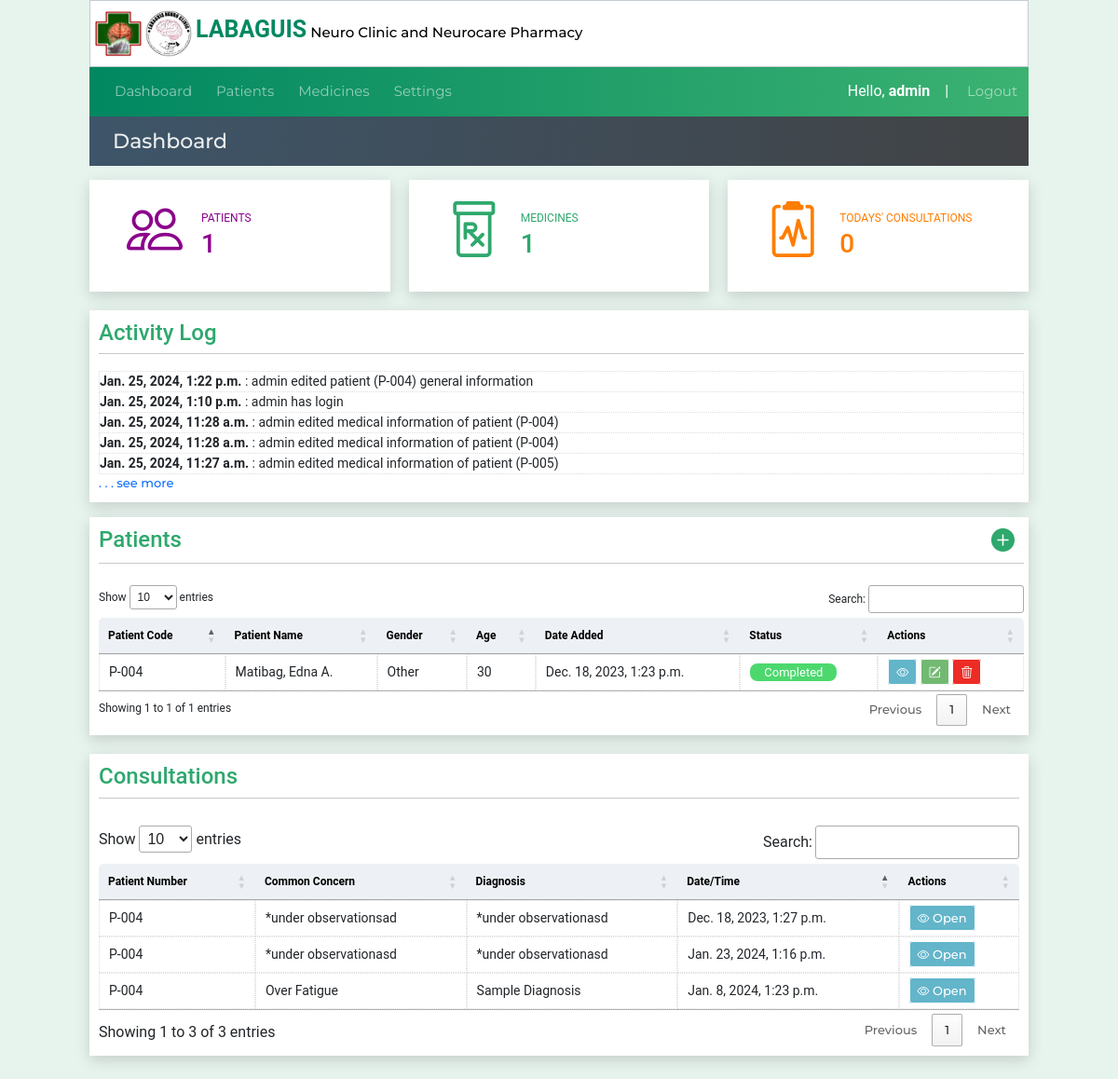
The page /dashboard (signed in) on the database its author committed.
### website/models.py (models this page shows)
class SystemLog(models.Model):
    created_at = models.DateTimeField(auto_now_add=True)
    userLog = models.CharField(max_length=50,null=True, blank=True)
    logMessage = models.CharField(max_length=200,null=True, blank=True)

class Patient(models.Model):
    created_at = models.DateTimeField(auto_now_add=True)
    patient_code=models.CharField(max_length=50)
    first_name = models.CharField(max_length=50)
    middle_name = models.CharField(max_length=50)
    last_name = models.CharField(max_length=50)
    age = models.CharField(max_length=50)
    bday = models.CharField(max_length=50,default='')
    civil_status = models.CharField(max_length=50,default='')
    gender = models.CharField(max_length=50)
    address = models.CharField(max_length=100)
    contact_number = models.CharField(max_length=50)
    srID = models.CharField(max_length=50,null=True, blank=True)
    pwdID = models.CharField(max_length=50,null=True, blank=True)
    nationality = models.CharField(max_length=50,null=True, blank=True)
    def __str__(self):
        return self.patient_code

class Patienthistory(models.Model):
    created_at = models.DateTimeField(auto_now_add=True,null=True, blank=True)
    consultCounter = models.CharField(max_length=50)
    patient_code=models.CharField(max_length=50)
    diagnosis = models.TextField(default="*under observation",max_length=500,null=True, blank=True)
    remarks = models.TextField(default="*under observation",max_length=500,null=True, blank=True)
    objectives = models.TextField(default="*under observation",max_length=500,null=True, blank=True)
    plans_recommendations = models.TextField(default="*under observation",max_length=500,null=True, blank=True)
    bp = models.CharField(max_length=50,null=True, blank=True)
    weight = models.CharField(max_length=50,null=True, blank=True)
    height = models.CharField(max_length=50,null=True, blank=True)
    bodytemp = models.CharField(max_length=50,null=True, blank=True)

### website/views.py (the view)
# urls.py: path('dashboard',views.dashboard, name='dashboard'),
@login_required(login_url="loginuser")
def dashboard(request):
    systemlogdata = SystemLog.objects.all().order_by('-id')[:5]
    consultationtable = Patienthistory.objects.all()
    patientcount=Patient.objects.all().count()
    medicinecount= Medicinelist.objects.all().count()
    consultationscount= len(Patienthistory.objects.filter(created_at__contains=datetime.now().date()))
    patientsdata =  Patient.objects.all()
    status=[]
    for pd in patientsdata:
        data = Patienthistory.objects.filter(patient_code=pd)
        for n in range(len(data)):
            if data[n].diagnosis=='*under observation' or data[n].plans_recommendations=='None' or data[n].objectives=='*None' :
               data_status = 'Pending'
               break
            else:
               data_status = 'Completed'
        status.append(data_status)
    context = {"consultationtable":consultationtable,
               'patientsdata': Patient.objects.all(),
               'patientcount':patientcount,
               'medicinecount':medicinecount,
               'consultationscount':consultationscount,
               'status':status,
               'systemlogdata':systemlogdata,
               }
    return render(request, 'dashboard.html',context)

### website/templatetags/custom_tags.py (called while the page is built)
@register.simple_tag
def getPatientID(pCode):
    patientID = Patient.objects.get(patient_code=pCode)
    return patientID.id

### website/templates/dashboard.html (shortened to what this page needs)
{% extends 'index.html' %}
{% load custom_tags %}
{% block pagetitle %} Dashboard{% endblock pagetitle%}
{% block content%}
<div class="dashboard-row2">
    <div< class="dashboard-patient">
        <h5><i class="bi patienticon bi-people"></i></h5>
        <div class="mt-2">
            <span style="font-size: 12px">PATIENTS</span>
            <h3>{{patientcount}}</h3>
        </div>
    </div<>
    <div< class="dashboard-medicines">
        <h5><i class="bi patienticon bi-prescription"></i></h5>
        <div class="mt-2">
            <span style="font-size: 12px">MEDICINES</span>
            <h3>{{medicinecount}}</h3>
        </div>
    </div<>
    <div< class="dashboard-consultations">
        <h4><i class="bi patienticon bi-clipboard2-pulse"></i></h4>
        <div class="mt-2">
            <span style="font-size: 12px">TODAYS' CONSULTATIONS</span>
            <h3>{{consultationscount}}</h3>
        </div>
    </div<>
</div>
<div class="container4 mb-3">
    <div class="table-box2">
        <div class="adds">
            <h4 style="color:#2ea86d;padding-top:10px;">Activity Log &nbsp&nbsp&nbsp</h4>
        </div>
        <hr><br>
           <table id="consultation-tablse" class="">
            {% for syslog in systemlogdata %}
            <tr>
                <td><b>{{syslog.created_at}}</b>   : {{syslog.userLog}} {{syslog.logMessage}}</td>
            </tr>
            {% endfor %}
        </table>
        <tr><a href="#" class="link-primary"> . . . see more</a></tr>
    </div>
</div>
<div class="container4">
    <div class="table-box2">
        <div class="adds">
            <h4 style="color:#2ea86d;padding-top:10px;">Patients &nbsp&nbsp&nbsp</h4>
            <h4 style="color:#2ea86d;padding-top:10px;padding-right:10px;"><a id="addpatients"
                    href="{% url "patientlist" %}"><i class="bi bi-plus-circle-fill"></i></a></h4>
        </div>
        <hr><br>
        {% include 'patientstable.html' %}
    </div>
</div>
<div class="dashboard-row">
    <div class="dashboard-tblconsultations">
        <h4 style="color:#2ea86d">Consultations</h4>
        <hr><br>
        <table id="consultation-table" class="patient-table table-striped content-table">
            <thead class="table-success">
                <th>Patient Number</th>
                <th>Common Concern</th>
                <th>Diagnosis</th>
                <th>Date/Time</th>
                <th>Actions</th>
            </thead>
            {% for x in consultationtable %}
            <tr>
                <td>{{x.patient_code}}</td>
                <td>{{x.remarks}}</td>
                <td>{{x.diagnosis}}</td>
                <td>{{x.created_at}}</td>
                <td>
                    {% getPatientID x.patient_code as pcodes %}
                    <a href="{% url "patientmedinfo_geninfo" pcodes x.id%}" id="link-view"><i class="bi bi-eye"></i>
                        Open</a>
                </td>
            </tr>
            {% endfor %}
        </table>
    </div>
</div>
    {%endblock%}

### website/templates/navbar.html (shortened to what this page needs)
<div class="header-main5" style="z-index: 2;">
    <nav class="navbar navbar-dark navbar-expand-md ">
        <div class="container-fluid" >
          <div class="collapse navbar-collapse" id="navbarNav">
            <ul class="navbar-nav">
              <li class="nav-item ">
                <a class="nav-link " aria-current="page" href="{% url "dashboard" %}">Dashboard</a>
              </li>
              <li class="nav-item">
                <a class="nav-link " href="{% url "patienttable" %}">Patients</a>
              </li>
              <li class="nav-item">
                <a class="nav-link" href="{% url "medications" %}">Medicines</a>
              </li>
              <li class="nav-item">
                <a class="nav-link" href="{% url "medicationsettings" %}">Settings</a>
              </li>
            </ul>
          </div>
          Hello,&nbsp <b>{{request.user}}</b> &nbsp &nbsp | &nbsp
        </div>
        <a class="nav-item nav-link navbar-nav" style="margin-right:10px;" href="{% url "logoutuser" %}">Logout</a>
      </nav>
</div>

### website/templates/patientstable.html
    <table id="patienttable" class="patient-tables content-table">
      <thead >
        <th>Patient Code</th>
        <th>Patient Name</th>
        <th>Gender</th>
        <th>Age</th>
        <th>Date Added</th>
        <th>Status</th>
        <th>Actions</th>
      </thead>
      <tbody>
        {% for x in patientsdata %}
        {% for y in status  %}
        {% if forloop.counter == forloop.parentloop.counter %}
        <tr>
          <td>{{x.patient_code}}</td>
          <td>{{x.last_name}}, {{x.first_name}} {{x.middle_name.0}}.</td>
          <td>{{x.gender}}</td>
          <td>{{x.age}}</td>
          <td>{{x.created_at}}</td>
        {% if y == "Completed" %}
          <td><span id="completed">{{y}}</span></td>
        {% elif y == "Pending" %}
          <td><span id="pending">{{y}}</span></td>
        {% endif %}
          <td>
            <a href="{% url 'patientinfo' x.id %}" id="link-view"><i class="bi bi-eye"></i></a>
            <a href="{% url 'editpatient' x.id %}" id="link-edit"><i class="bi bi-pencil-square"></i></a>
            <a href="{% url 'deletepatient' x.id %}" id="link-delete"><i class="bi bi-trash3"></i></a>
          </td>
        </tr>
        {% endif %}
        {% endfor %}  {% endfor %}
      </tbody>
    </table>

### website/static/style.css (style rules this page uses)
* { box-sizing:border-box; margin: 0; padding: 0; font-family: 'Roboto', sans-serif; }
body { background-color: #e7f3ed; }
header li,a,strong, button { font-family: 'Montserrat', sans-serif; font-weight: 500; font-size: 13px; color: #edf0f1; text-decoration: none; padding: 0px 0px; margin: 0px 0px; }
.nav-link { font-size: 15px; }
.container4 { height: 100%; margin-top: 0px; width: 100%; background-color: white; box-shadow: 0 5px 15px 0 #00000026; }
.left-menu lu,li { font-size: 5px; text-decoration: none; color: black; padding: 5px; list-style: none; margin: 0; }
.table-box2 { margin: 0; padding: 0 5px 10px 10px; background-color: white; height: auto; width: 100%; font-size: 12px; }
table { width: 100%; }
th { padding: 10px; font-size: 12px; color: black; background-color: #b4c3d33c; }
tr { font-size: 14px; }
td { border: 1px dotted #ddd; width: auto; }
#link-view { color: white; border: 1px solid white; padding: 5px 8px; background-color: #0087a99c; border-radius: 3px; }
#link-edit { color: white; border: 1px solid white; padding: 5px 8px; background-color:rgba(0, 128, 0, 0.553); border-radius: 3px; }
#link-delete { color: white; border: 1px solid white; padding: 5px 8px; background-color:rgba(235, 18, 11, 0.89); border-radius: 3px; }
hr { margin: 0; padding: 0; }
.header-main5 { height: 100%; margin: 0px 8%; background-color: #80c3e3; background: rgb(1,136,97); background: linear-gradient(90deg, rgba(1,136,97,1) 0%, rgba(31,157,105,1) 50%, rgba(59,178,113,1) 100%); color: white; }
.navbar { padding: 2px; }
.dashboard-patient { font-family: Verdana; background-color: white; width: 100%; padding: 20px; display: inline-flex; color: darkmagenta; box-shadow: 0 5px 15px 0 #00000026; margin-right: 20px; }
.dashboard-medicines { font-family: Verdana; background-color: white; width: 100%; padding: 20px; display: inline-flex; color: #2ea86d; box-shadow: 0 5px 15px 0 #00000026; }
.dashboard-consultations { font-family: Verdana; background-color: white; width: 100%; padding: 20px; display: inline-flex; color: #ff7d00; box-shadow: 0 5px 15px 0 #00000026; margin-left: 20px; }
.patienticon { font-family:Tahoma; font-size: 60px; margin: 20px; }
.dashboard-row { width: 100%; display: inline-flex; margin: 20px 0; }
.dashboard-row2 { width: 100%; display: inline-flex; margin:10px 0 20px 0; }
.dashboard-tblconsultations { font-family: Verdana; background-color: white; width: 100%; padding: 10px; box-shadow: 0 5px 15px 0 #00000026; }
#consultation-table { font-size: 12px; }
.adds { display: flex; justify-content: space-between; }
#addpatients { font-size: 25px; color: #2ea86d; }
.reg-rows label,span,p,ul,li { font-size: 15px; }
.content-table { border-collapse: collapse; margin: 25px 0; font-size: 0.9em; min-width: 400px; border-radius: 5px 5px 0 0; overflow: hidden; }
#completed { padding: 2px 15px; background-color: #4dd86e; color: white; font-size: 13px; border-radius: 8px; }

### rows shown on the page
SystemLog: created_at "Jan. 25, 2024, 1:22 p.m.", userLog "admin", logMessage "edited patient (P-004) general information"
SystemLog: created_at "Jan. 25, 2024, 1:10 p.m.", userLog "admin", logMessage "has login"
SystemLog: created_at "Jan. 25, 2024, 11:28 a.m.", userLog "admin", logMessage "edited medical information of patient (P-004)"
SystemLog: created_at "Jan. 25, 2024, 11:28 a.m.", userLog "admin", logMessage "edited medical information of patient (P-004)"
SystemLog: created_at "Jan. 25, 2024, 11:27 a.m.", userLog "admin", logMessage "edited medical information of patient (P-005)"
Patient: patient_code "P-004", last_name "Matibag", first_name "Edna", middle_name.0 "A", gender "Other", age "30", created_at "Dec. 18, 2023, 1:23 p.m.", status "Completed"
Patienthistory: patient_code "P-004", remarks "Over Fatigue", diagnosis "Sample Diagnosis", created_at "Jan. 8, 2024, 1:23 p.m."
Patienthistory: patient_code "P-004", remarks "*under observationsad", diagnosis "*under observationasd", created_at "Dec. 18, 2023, 1:27 p.m."
Patienthistory: patient_code "P-004", remarks "*under observationasd", diagnosis "*under observationasd", created_at "Jan. 23, 2024, 1:16 p.m."

### other values the page prints
{{ request.user }} "admin"
{{ patientcount }} "1"
{{ medicinecount }} "1"
{{ consultationscount }} "0"
